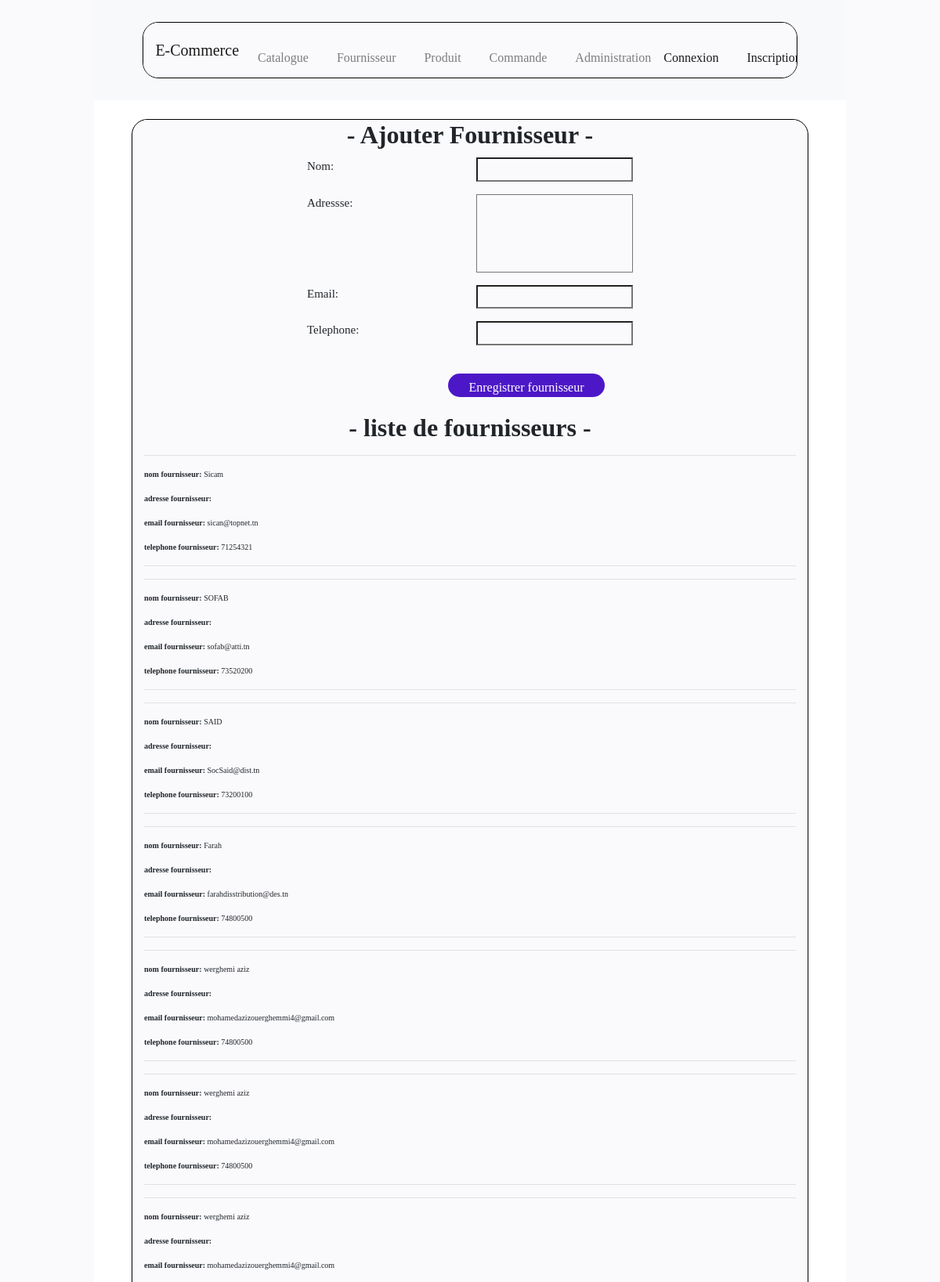
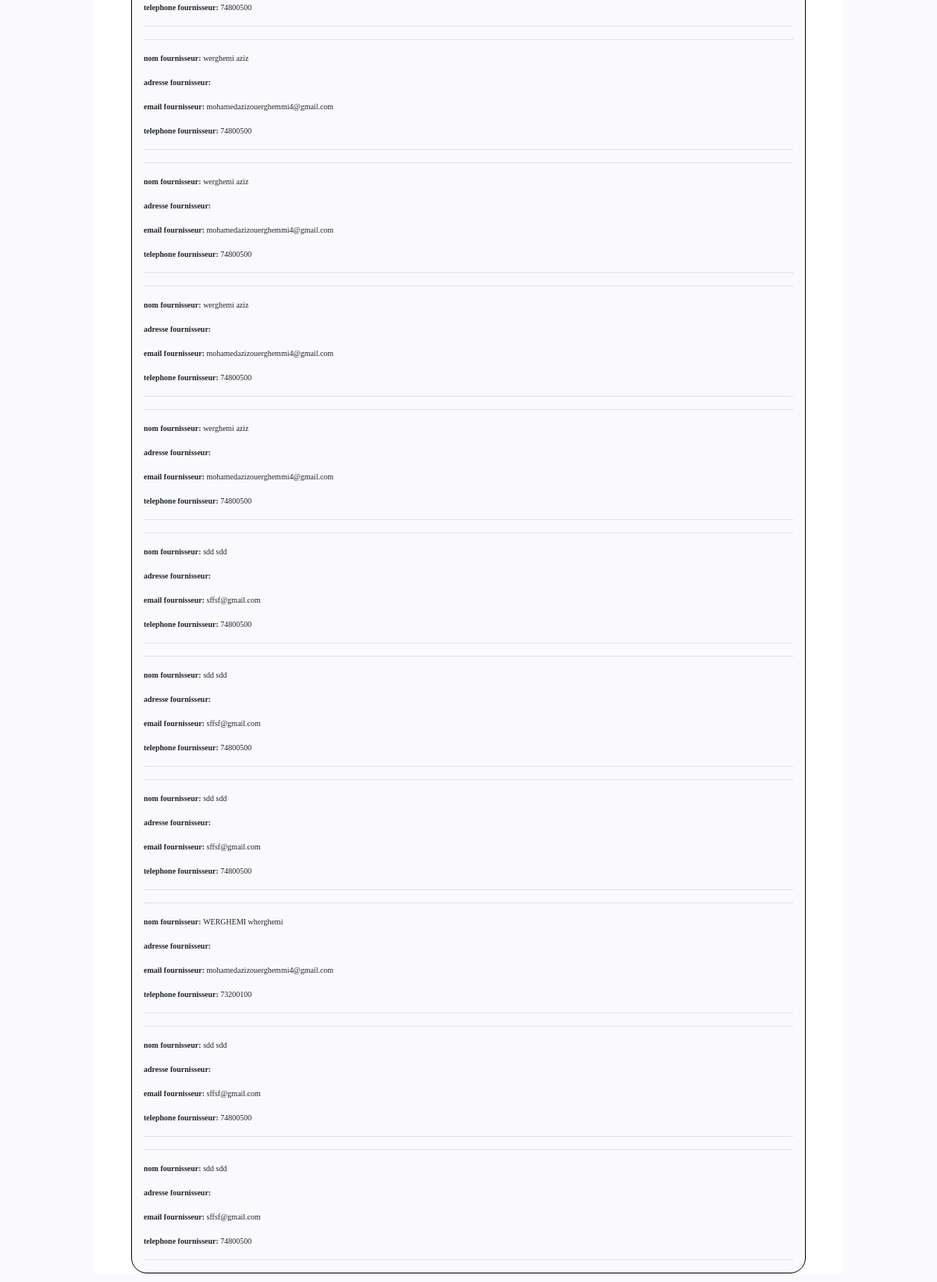
/magasin/majFournisseurs/, run on the app's committed database (2 pictures, top to bottom).
### magasin/models.py (models this page shows, shortened)
class Fournisseur(models.Model):
    nom = models.CharField(max_length=100)
    adressse = models.TextField()
    email = models.EmailField()
    telephone = models.CharField(max_length=8)

### magasin/views.py (the view)
# urls.py: path("majFournisseurs/", views.fournisseur, name="fournisseur"),
def fournisseur(request):
    if request.method == "POST":
        form = FournisseurForm(request.POST, request.FILES)
        if form.is_valid():
            form.save()
            return HttpResponseRedirect("/magasin")
    else:
        form = FournisseurForm()
    listFour = Fournisseur.objects.all()
    return render(request, "magasin/majFournisseurs.html", {"form": form , 'fournisseurs':listFour})

### magasin/forms.py
class FournisseurForm(ModelForm):
    class Meta:
        model = Fournisseur
        fields = "__all__"

### magasin/templates/magasin/majFournisseurs.html (shortened to what this page needs)
{% extends 'magasin/base.html' %}
{% block content %}
<div class="col-md-12 text-center">
    <h2><b>- Ajouter Fournisseur -</b></h2>
</div>
<form method="POST" class="post-form">
    {{form.as_p}}
    <button type="submit" class="btn btn-success">Enregistrer fournisseur</button>
</form>
<center><h2><b>- liste de fournisseurs -</b></h2></center>
{% for fournisseur in fournisseurs %}
<hr>
    <p><b>nom fournisseur: </b>{{ fournisseur.nom }}</p>
    <p><b>adresse fournisseur: </b>{{ fournisseur.adresse }}</p>
    <p><b>email fournisseur: </b>{{ fournisseur.email }}</p>
    <p><b>telephone fournisseur: </b>{{ fournisseur.telephone }}</p>
<hr>
    {% endfor %}
{% endblock %}

### static/css/base.css (style rules this page uses)
* { margin: 0; padding: 0; box-sizing: border-box; background-color: #fafafd; font-family: "poppins"; }
body { width: 80%; margin: auto; }
p { font-size: 10px; }
.post-form, .pdt { width: 50%; margin: auto; }
label { width: 100px; }
.post-form p { display: flex; font-size: 15px; margin-top: 10px; justify-content: space-between; }
.post-form input, select { width: 200px; }
.post-form button { width: 200px; height: 30px; background-color: #4c18c7; color: #fff; border: 0; outline: 0; border-radius: 20px; cursor: pointer; margin: 20px 180px; }
.post-form textarea { height: 100px; width: 200px; resize: none; }

### data on the page
Fournisseur: nom "Sicam", email "sican@topnet.tn", telephone "71254321"
Fournisseur: nom "SOFAB", email "sofab@atti.tn", telephone "73520200"
Fournisseur: nom "SAID", email "SocSaid@dist.tn", telephone "73200100"
Fournisseur: nom "Farah", email "farahdisstribution@des.tn", telephone "74800500"
Fournisseur: nom "werghemi aziz", email "mohamedazizouerghemmi4@gmail.com", telephone "74800500"
Fournisseur: nom "werghemi aziz", email "mohamedazizouerghemmi4@gmail.com", telephone "74800500"
Fournisseur: nom "werghemi aziz", email "mohamedazizouerghemmi4@gmail.com", telephone "74800500"
Fournisseur: nom "werghemi aziz", email "mohamedazizouerghemmi4@gmail.com", telephone "74800500"
Fournisseur: nom "werghemi aziz", email "mohamedazizouerghemmi4@gmail.com", telephone "74800500"
Fournisseur: nom "werghemi aziz", email "mohamedazizouerghemmi4@gmail.com", telephone "74800500"
Fournisseur: nom "werghemi aziz", email "mohamedazizouerghemmi4@gmail.com", telephone "74800500"
Fournisseur: nom "sdd sdd", email "sffsf@gmail.com", telephone "74800500"
Fournisseur: nom "sdd sdd", email "sffsf@gmail.com", telephone "74800500"
Fournisseur: nom "sdd sdd", email "sffsf@gmail.com", telephone "74800500"
Fournisseur: nom "WERGHEMI wherghemi", email "mohamedazizouerghemmi4@gmail.com", telephone "73200100"
Fournisseur: nom "sdd sdd", email "sffsf@gmail.com", telephone "74800500"
Fournisseur: nom "sdd sdd", email "sffsf@gmail.com", telephone "74800500"
